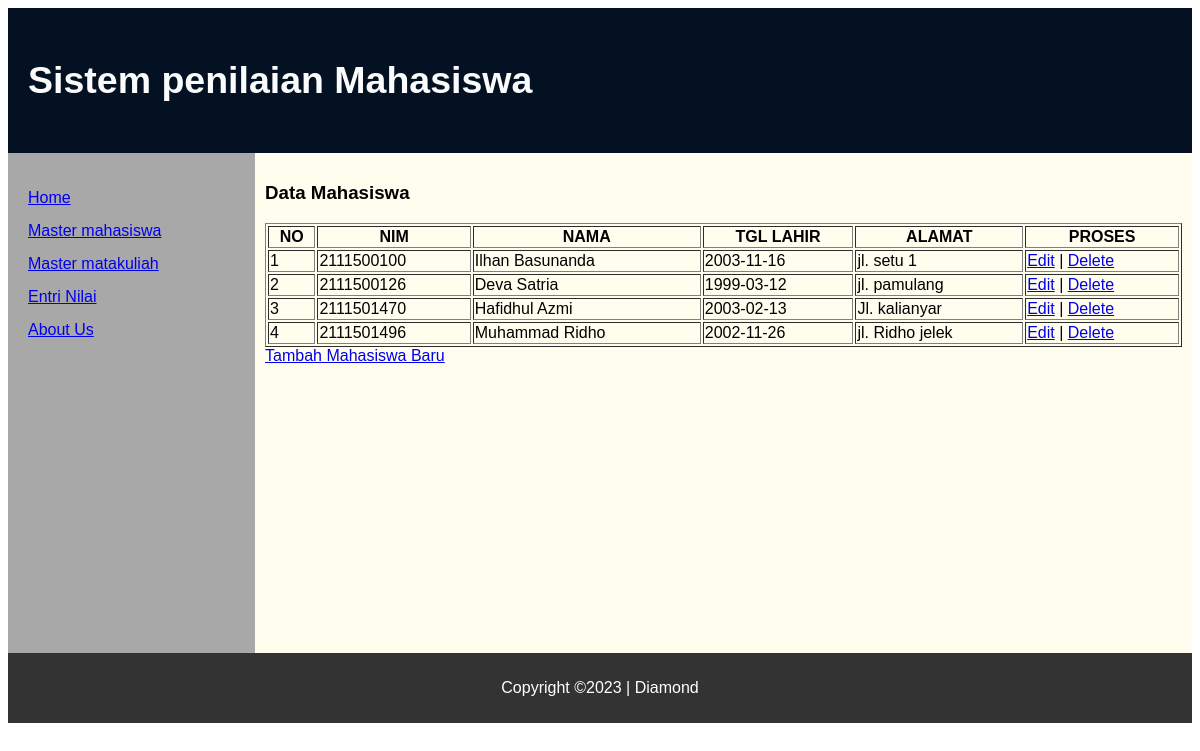
The app's page /index.php?page=mahasiswa with its own data.
### tables this page shows
CREATE TABLE `tblmhs` (
  `nim` varchar(10) NOT NULL,
  `nama` varchar(35) NOT NULL,
  `tgllahir` date NOT NULL,
  `alamat` text NOT NULL
);

### master_mahasiswa.php (the view)
<article>
    <h1> Data Mahasiswa</h1>
        <table border="1" width="100%">
        <tr>
            <th>NO</th>
            <th>NIM</th>
            <th>NAMA</th>
            <th>TGL LAHIR</th>
            <th>ALAMAT</th>
            <th>PROSES</th>
        </tr>
        <?php
        include_once "koneksi.php";
        $query = "SELECT * FROM tblmhs";
        $result = mysqli_query($conn, $query);
        $no =1;
        while($data = mysqli_fetch_array($result)){
            $nim = $data['nim'];
            $nama = $data['nama'];
            $tgllhr = $data['tgllahir'];
            $alamat = $data['alamat'];
        ?>
        <tr>
            <td><?php echo $no++; ?></td>
            <td><?php echo $nim;?></td>
            <td><?php echo $nama;  ?></td>
            <td><?php echo $tgllhr;  ?></td>
            <td><?php echo $alamat;  ?></td>
            <td><a href='index.php?page=editmhs&mahasiswa=<?=$nim?>' title='Edit User'>Edit</a>
                |
                <a href='index.php?page=delmhs&mahasiswa=<?=$nim?>' title='delete User'
                onclick="return confirm('Apakah anda yakin menghapus data ini?')">Delete</a> </td>
        </tr>
        <?php  } ?>
        </table>
        <a href='index.php?page=tambahmhs&mahasiswa=' title='tambah mahasiswa'>Tambah Mahasiswa Baru</a>
</article>

### styl.css (style rules this page uses)
* { box-sizing: border-box; }
body { font-family: Arial, Helvetica, sans-serif; display: flex; min-height: 100vh; flex-direction: column; }
nav, article { display: flex; flex-direction: column; min-height: 500px; padding: 10px; }
article { flex-grow: 5; min-width: 630px; background-color: #fffdee; }

### records on screen
tblmhs: nim "2111500100", nama "Ilhan Basunanda", tgllahir "2003-11-16", alamat "jl. setu 1"
tblmhs: nim "2111500126", nama "Deva Satria", tgllahir "1999-03-12", alamat "jl. pamulang"
tblmhs: nim "2111501470", nama "Hafidhul Azmi", tgllahir "2003-02-13", alamat "Jl. kalianyar"
tblmhs: nim "2111501496", nama "Muhammad Ridho", tgllahir "2002-11-26", alamat "jl. Ridho jelek"
